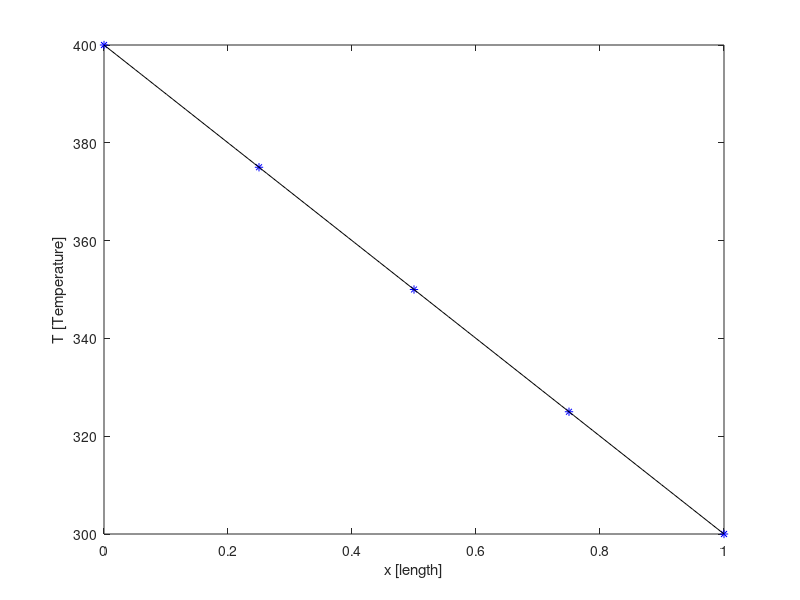

Write the MATLAB code that produced this figure.
clear all
close all
clc

% Number dx
N = 5;

% Spatial domain definition
L = 1;
x = linspace(0,L,N);
dx = L/(N-1);
lambda = 1;
A = 1;

% Temperature array preallocation
T_old = zeros(1,N);
T_new = zeros(1,N);

% Defining relative error
error = 1;
% Defining a loop counter
counter = 0;

% Solving for interior temperatures
while error >= 1e-5
    % Bounday conditions
    q_dp = 100;
    T_new(end) = 300;
    T_0 = T_old(2) + (2*dx*q_dp)/(lambda*A);
    for i = 1:N-1
        if i == 1
           T_new(i) = (T_old(i+1) + T_0)/2; 
        else
           T_new(i) = (T_old(i+1) + T_old(i-1))/2;
        end
    end
    % Calculating the relative error between iterations
    error = max(T_new - T_old);
    % Resetting our temperature
    T_old = T_new;
    % Updating our loop counter
    counter = counter + 1;
end

x_analytic = linspace(0,L,100);
T_analytic = @(x) 300 + (q_dp/lambda)*(L - x); 

% Plotting
plot(x,T_new,'*b')
hold on
plot(x_analytic,T_analytic(x_analytic),'k')
xlabel('x [length]')
ylabel('T [Temperature]')